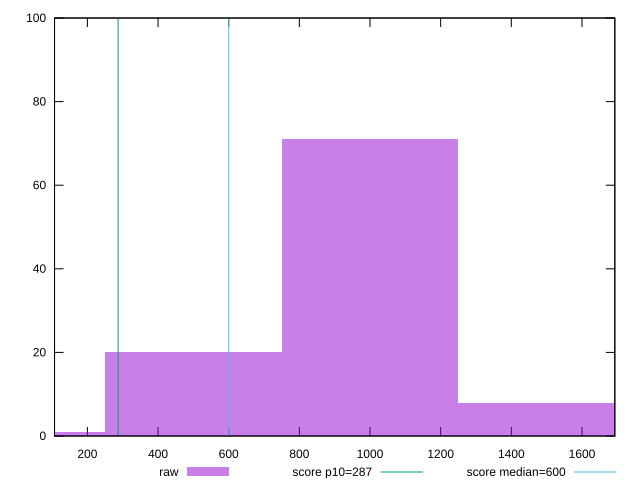

Write gnuplot code to recreate this figure.
reset

$raw <<EOF
999.4653721258118 71
499.7326860629059 20
1499.1980581887176 8
0 1
EOF

set key outside below
set boxwidth 499.7326860629059
set xrange [107.00650000000007:1693]
set yrange [0:100]
set trange [0:100]
set style fill transparent solid 0.5 noborder

set parametric
set terminal svg size 640, 490 enhanced background rgb 'white'
set output "reports/report_00028_2021-02-24T12-49-42.674Z/total-blocking-time/samples/music/raw/histogram.svg"

plot $raw title "raw" with boxes, \
     287,t title "score p10=287", \
     600,t title "score median=600"

reset
